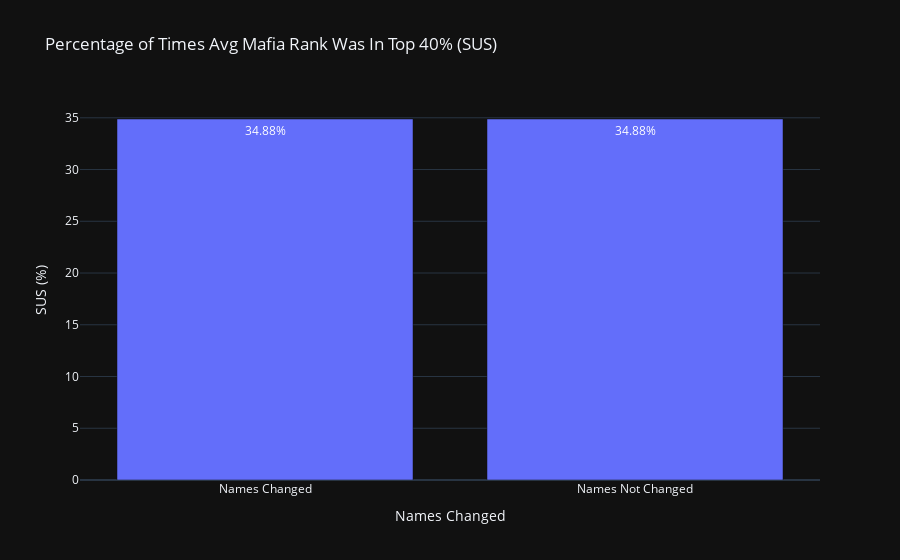

Notebook cell for this chart:
### Code cell
# Create the bar chart
fig = go.Figure(data=[
    go.Bar(
        x=['Names Changed', 'Names Not Changed'], 
        y=[percentage_true, percentage_false], 
        text=[f'{percentage_true:.2f}%', f'{percentage_false:.2f}%'],
        textposition='auto',
        name='SUS'
    )
])

# Add labels and title
fig.update_layout(
    title="Percentage of Times Avg Mafia Rank Was In Top 40% (SUS)",
    xaxis_title="Names Changed",
    yaxis_title="SUS (%)",
    template="plotly_dark"
)

# Show the plot
fig.show()

### Figure 1 — Plotly figure (JSON) as saved in the notebook; plotly's stock layout.template omitted (floating-point values rounded to 4 significant figures)
{"data": [{"name": "SUS", "text": ["34.88%", "34.88%"], "textposition": "auto", "type": "bar", "x": ["Names Changed", "Names Not Changed"], "y": [34.88, 34.88]}], "layout": {"title": {"text": "Percentage of Times Avg Mafia Rank Was In Top 40% (SUS)"}, "xaxis": {"title": {"text": "Names Changed"}}, "yaxis": {"title": {"text": "SUS (%)"}}}}
